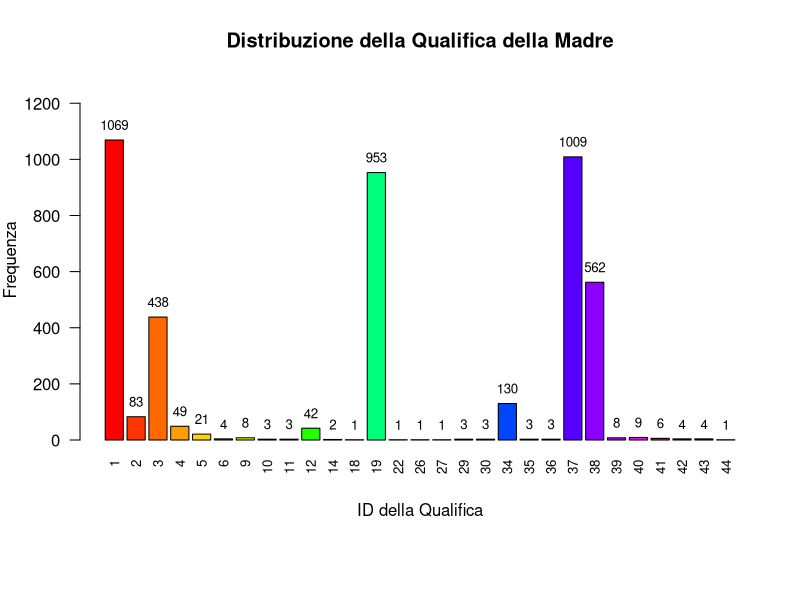
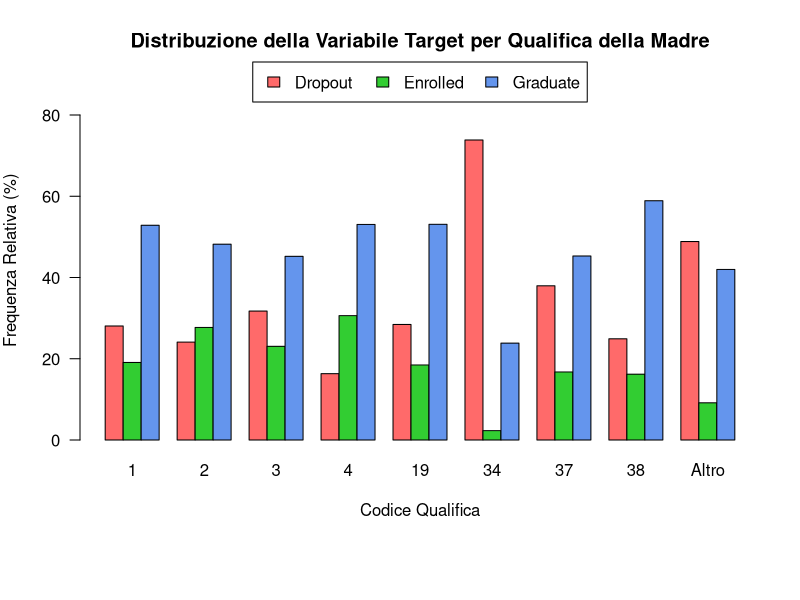
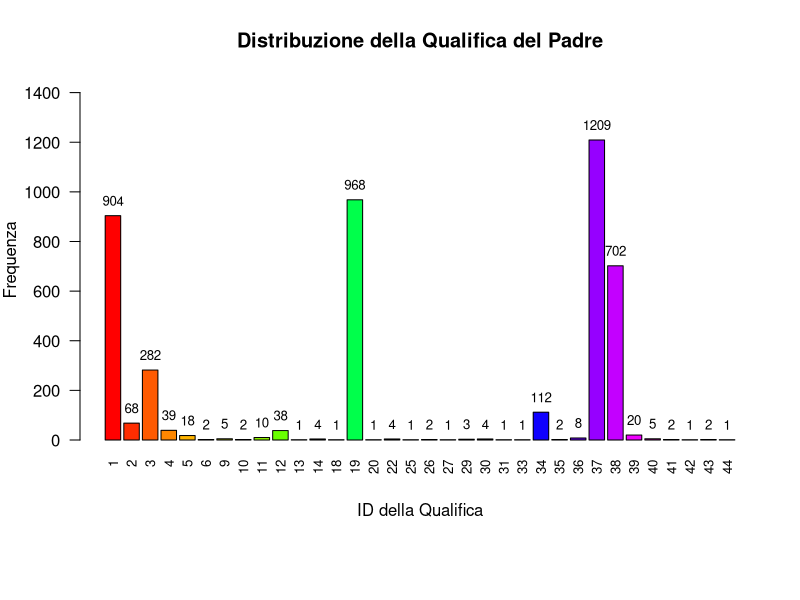
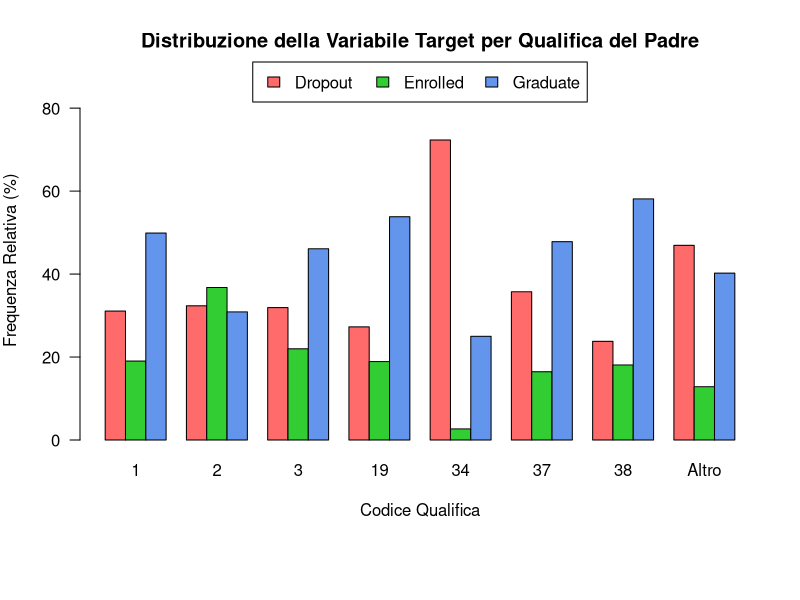
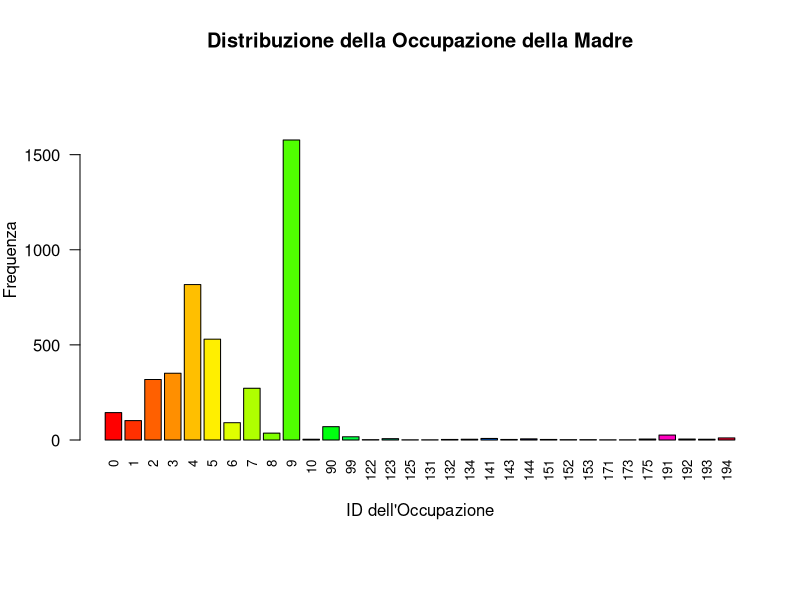
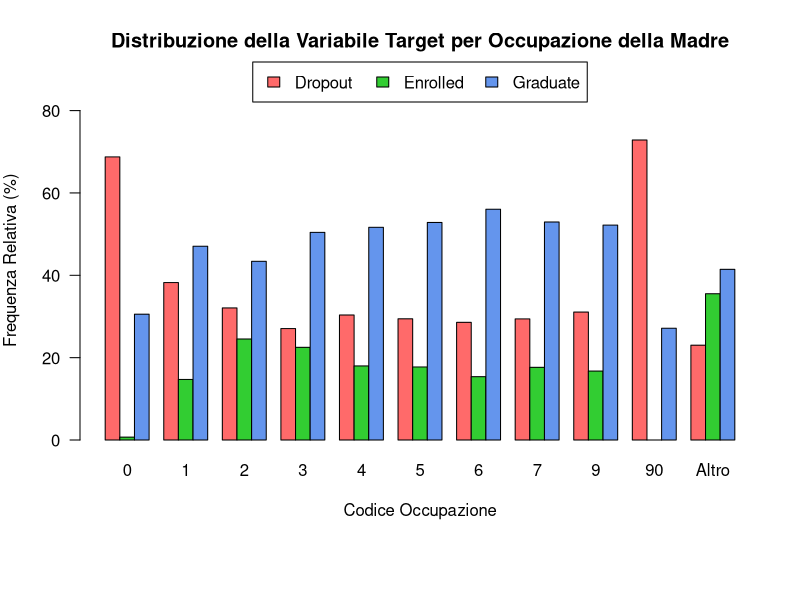
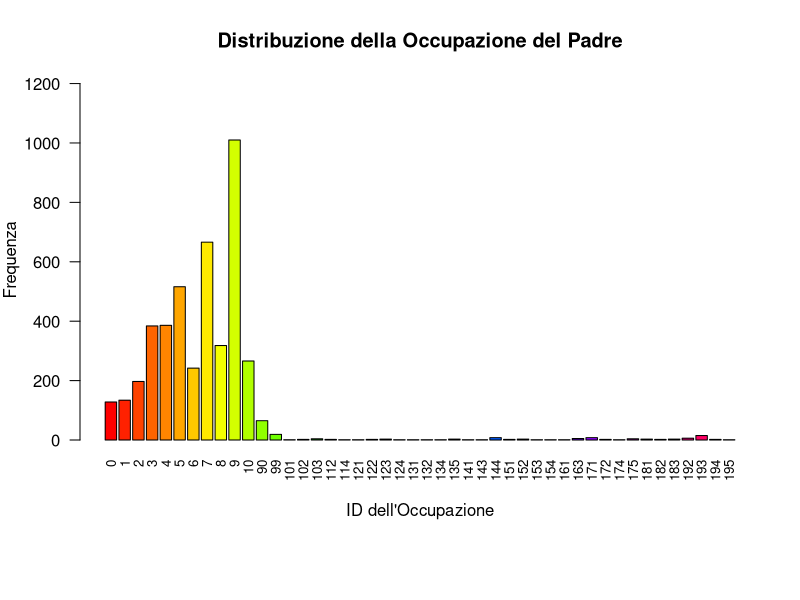
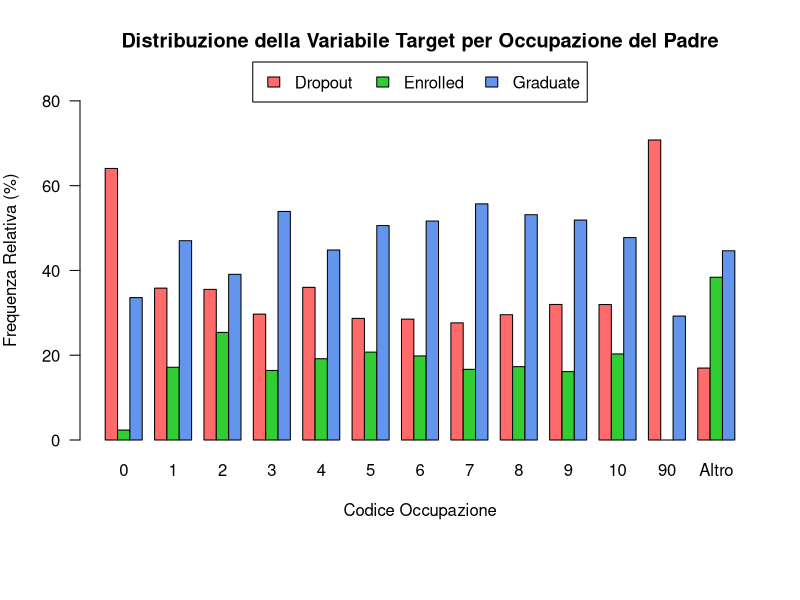

These figures' R source, in order:
## ---- chunk 1
# Caricamento Librerie
library(ggplot2)
library(dplyr)
library(here)

# Funzione per Calcolare la Frequenza Assoluta e Massima
calculate_frequency <- function(data, column) {
  freq <- table(data[[column]])
  return(list(freq = freq, max_freq = max(freq)))
}

# Funzione per creare Barplot
create_barplot <- function(freq, max_freq, main_title, xlab="", ylab, col_palette = rainbow) {
  
  # Creazione Barplot
  bp <- barplot(freq, 
                main = main_title,
                xlab = xlab,
                ylab = ylab,
                ylim = c(0, max_freq * 1.3),
                col = col_palette(length(freq)),
                space = 1)
  
  # Aggiunta Labels Freuquenza
  text(x = bp, y = freq, labels = freq, pos = 3, cex = 0.8, col = "black")
}
## ---- chunk 2
if(file.exists(here("dataset/dataMod.csv"))){
  data <- read.csv(here("dataset/dataMod.csv"), sep = ",", header = TRUE, check.names = FALSE)
  
  # Visualizza le prime righe
  head(data)
  
} else{
  print("Il dataset non è stato trovato nella directory")
}

## ---- chunk 3
freq_mother_qual <- table(data$`Mothers_qualification`)
max_freq_mother_qual <- max(freq_mother_qual)
num_categories_mother_qual <- length(freq_mother_qual)

# Margini
par(mar = c(8, 4, 4, 2))

# Barplot Qualifica Madre
bp_mother_qual <- barplot(freq_mother_qual, main = "Distribuzione della Qualifica della Madre", 
                          xlab = "ID della Qualifica", 
                          ylab = "Frequenza",
                          ylim = c(0, max_freq_mother_qual * 1.2),
                          col = rainbow(num_categories_mother_qual),
                          names.arg = names(freq_mother_qual),
                          cex.names = 0.8, las = 2)

text(x = bp_mother_qual, y = freq_mother_qual, labels = freq_mother_qual, pos = 3, cex = 0.8, col = "black")

## ---- chunk 4
# Calcola la frequenza relativa
freq_table <- prop.table(table(data$Mothers_qualification)) * 100

# Sostituisci le categorie a bassa frequenza con "Altro"
low_freq_categories <- names(freq_table[freq_table < 1])

data$Mothers_qualification_grouped <- ifelse(data$Mothers_qualification %in% low_freq_categories, 
                                        "Altro", 
                                        as.character(data$Mothers_qualification))

# Ordinamento Categorie
numeric_categories <- sort(as.numeric(setdiff(unique(data$Mothers_qualification_grouped), "Altro")))
data$Mothers_qualification_grouped <- factor(data$Mothers_qualification_grouped, 
                                        levels = c(as.character(numeric_categories), "Altro"))

# Tabella di contingenza
target_MotherQual_table <- table(data$Target, data$Mothers_qualification_grouped)


target_MotherQual_relative <- prop.table(target_MotherQual_table, margin = 2) * 100
max_percent <- max(target_MotherQual_relative)

# Barplot ApplicationMode/Target
bp_relative <- barplot(target_MotherQual_relative, 
                       beside = TRUE, 
                       main = "Distribuzione della Variabile Target per Qualifica della Madre",
                       xlab = "Codice Qualifica", 
                       ylab = "Frequenza Relativa (%)", 
                       col = c("#FF6A6A", "#32CD32", "#6495ED"), 
                       ylim = c(0, max_percent * 1.2),
                       las = 1)

# Aggiungi la legenda
legend("top", inset = c(0, -0.05), 
       legend = rownames(target_MotherQual_relative), 
       fill = c("#FF6A6A", "#32CD32", "#6495ED"), 
       xpd = TRUE, horiz = TRUE)


## ---- chunk 5
# Calcola la frequenza per ciascun ID di Father's Qualification
freq_father_qual <- table(data$`Fathers_qualification`)
max_freq_father_qual <- max(freq_father_qual)
num_categories_father_qual <- length(freq_father_qual)

# Imposta i margini per lasciare più spazio alle etichette in basso
par(mar = c(8, 4, 4, 2))

# Crea il grafico a barre per Father's Qualification usando gli ID come etichette
bp_father_qual <- barplot(freq_father_qual, main = "Distribuzione della Qualifica del Padre", 
                          xlab = "ID della Qualifica", 
                          ylab = "Frequenza",
                          ylim = c(0, max_freq_father_qual * 1.2),
                          col = rainbow(num_categories_father_qual),
                          names.arg = names(freq_father_qual),  # Usa gli ID come etichette
                          cex.names = 0.8, las = 2)  # Ruota e riduce le dimensioni delle etichette

# Aggiungi le frequenze assolute sopra ogni barra
text(x = bp_father_qual, y = freq_father_qual, labels = freq_father_qual, pos = 3, cex = 0.8, col = "black")

## ---- chunk 6
# Calcola la frequenza relativa
freq_table <- prop.table(table(data$Fathers_qualification)) * 100

# Sostituisci le categorie a bassa frequenza con "Altro"
low_freq_categories <- names(freq_table[freq_table < 1])

data$Father_qualification_grouped <- ifelse(data$Fathers_qualification %in% low_freq_categories, 
                                        "Altro", 
                                        as.character(data$Fathers_qualification))

# Ordinamento Categorie
numeric_categories <- sort(as.numeric(setdiff(unique(data$Father_qualification_grouped), "Altro")))
data$Father_qualification_grouped <- factor(data$Father_qualification_grouped, 
                                        levels = c(as.character(numeric_categories), "Altro"))

# Tabella di contingenza
target_FatherQual_table <- table(data$Target, data$Father_qualification_grouped)


target_FatherQual_relative <- prop.table(target_FatherQual_table, margin = 2) * 100
max_percent <- max(target_FatherQual_relative)

# Barplot ApplicationMode/Target
bp_relative <- barplot(target_FatherQual_relative, 
                       beside = TRUE, 
                       main = "Distribuzione della Variabile Target per Qualifica del Padre",
                       xlab = "Codice Qualifica", 
                       ylab = "Frequenza Relativa (%)", 
                       col = c("#FF6A6A", "#32CD32", "#6495ED"), 
                       ylim = c(0, max_percent * 1.2),
                       las = 1)

# Aggiungi la legenda
legend("top", inset = c(0, -0.05), 
       legend = rownames(target_FatherQual_relative), 
       fill = c("#FF6A6A", "#32CD32", "#6495ED"), 
       xpd = TRUE, horiz = TRUE)


## ---- chunk 7
# Crea la tabella di frequenza per Mother's Occupation
freq_mother_occ <- table(data$`Mothers_occupation`)
max_freq_mother_occ <- max(freq_mother_occ)
num_categories_mother_occ <- length(freq_mother_occ)

# Imposta i margini per lasciare più spazio alle etichette in basso
par(mar = c(8, 4, 4, 2))

# Crea il grafico a barre per Mother's Occupation usando gli ID come etichette
bp_mother_occ <- barplot(freq_mother_occ, main = "Distribuzione della Occupazione della Madre", 
                         xlab = "ID dell'Occupazione", 
                         ylab = "Frequenza",
                         ylim = c(0, max_freq_mother_occ * 1.2),
                         col = rainbow(num_categories_mother_occ),
                         names.arg = names(freq_mother_occ),  # Usa gli ID come etichette
                         cex.names = 0.8, las = 2)  # Ruota e riduce le dimensioni delle etichette

## ---- chunk 8
# Calcola la frequenza relativa
freq_table <- prop.table(table(data$Mothers_occupation)) * 100

# Sostituisci le categorie a bassa frequenza con "Altro"
low_freq_categories <- names(freq_table[freq_table < 1])

data$Mothers_occupation_grouped <- ifelse(data$Mothers_occupation %in% low_freq_categories, 
                                        "Altro", 
                                        as.character(data$Mothers_occupation))

# Ordinamento Categorie
numeric_categories <- sort(as.numeric(setdiff(unique(data$Mothers_occupation_grouped), "Altro")))
data$Mothers_occupation_grouped <- factor(data$Mothers_occupation_grouped, 
                                        levels = c(as.character(numeric_categories), "Altro"))

# Tabella di contingenza
target_MothersOccupation_table <- table(data$Target, data$Mothers_occupation_grouped)


target_MothersOccupation_relative <- prop.table(target_MothersOccupation_table, margin = 2) * 100
max_percent <- max(target_MothersOccupation_relative)

# Barplot ApplicationMode/Target
bp_relative <- barplot(target_MothersOccupation_relative, 
                       beside = TRUE, 
                       main = "Distribuzione della Variabile Target per Occupazione della Madre",
                       xlab = "Codice Occupazione", 
                       ylab = "Frequenza Relativa (%)", 
                       col = c("#FF6A6A", "#32CD32", "#6495ED"), 
                       ylim = c(0, max_percent * 1.2),
                       las = 1)

# Aggiungi la legenda
legend("top", inset = c(0, -0.05), 
       legend = rownames(target_MothersOccupation_relative), 
       fill = c("#FF6A6A", "#32CD32", "#6495ED"), 
       xpd = TRUE, horiz = TRUE)


## ---- chunk 9
# Crea la tabella di frequenza per Father's Occupation
freq_father_occ <- table(data$`Fathers_occupation`)
max_freq_father_occ <- max(freq_father_occ)
num_categories_father_occ <- length(freq_father_occ)

# Imposta i margini per lasciare più spazio alle etichette in basso
par(mar = c(8, 4, 4, 2))

# Crea il grafico a barre per Father's Occupation usando gli ID come etichette
bp_father_occ <- barplot(freq_father_occ, main = "Distribuzione della Occupazione del Padre", 
                         xlab = "ID dell'Occupazione", 
                         ylab = "Frequenza",
                         ylim = c(0, max_freq_father_occ * 1.2),
                         col = rainbow(num_categories_father_occ),
                         names.arg = names(freq_father_occ),  # Usa gli ID come etichette
                         cex.names = 0.8, las = 2)  # Ruota e riduce le dimensioni delle etichette

## ---- chunk 10
# Calcola la frequenza relativa
freq_table <- prop.table(table(data$Fathers_occupation)) * 100

# Sostituisci le categorie a bassa frequenza con "Altro"
low_freq_categories <- names(freq_table[freq_table < 1])

data$Fathers_occupation_grouped <- ifelse(data$Fathers_occupation %in% low_freq_categories, 
                                        "Altro", 
                                        as.character(data$Fathers_occupation))

# Ordinamento Categorie
numeric_categories <- sort(as.numeric(setdiff(unique(data$Fathers_occupation_grouped), "Altro")))
data$Fathers_occupation_grouped <- factor(data$Fathers_occupation_grouped, 
                                        levels = c(as.character(numeric_categories), "Altro"))

# Tabella di contingenza
target_FathersOccupation_table <- table(data$Target, data$Fathers_occupation_grouped)


target_FathersOccupation_relative <- prop.table(target_FathersOccupation_table, margin = 2) * 100
max_percent <- max(target_FathersOccupation_relative)

# Barplot ApplicationMode/Target
bp_relative <- barplot(target_FathersOccupation_relative, 
                       beside = TRUE, 
                       main = "Distribuzione della Variabile Target per Occupazione del Padre",
                       xlab = "Codice Occupazione", 
                       ylab = "Frequenza Relativa (%)", 
                       col = c("#FF6A6A", "#32CD32", "#6495ED"), 
                       ylim = c(0, max_percent * 1.2),
                       las = 1)

# Aggiungi la legenda
legend("top", inset = c(0, -0.05), 
       legend = rownames(target_FathersOccupation_relative), 
       fill = c("#FF6A6A", "#32CD32", "#6495ED"), 
       xpd = TRUE, horiz = TRUE)


## ---- chunk 11
# Label
data$`Scholarship_holder` <- factor(data$`Scholarship_holder`, levels = c(0, 1), labels = c("Non Borsisti", "Borsisti"))

#Barplot Studenti Borsisti
freq_data <- calculate_frequency(data, "Scholarship_holder")
app_mode_bp <- create_barplot(freq_data$freq,
                              freq_data$max_freq,
                              main_title = "Distribuzione Studenti Borsisti",
                              ylab = "Frequenza Assoluta"
)
## ---- chunk 12
# Tabella di contingenza
target_Scholarship_holder_table <- table(data$Target, data$`Scholarship_holder`)

# Calcola la frequenza relativa in percentuale
target_Scholarship_holder_relative <- prop.table(target_Scholarship_holder_table, margin = 2) * 100
max_percent <- max(target_Scholarship_holder_relative)

# Crea il barplot con barre affiancate per ciascun gruppo
bp_relative <- barplot(target_Scholarship_holder_relative, 
                       beside = TRUE, 
                       main = "Distribuzione della Variabile Target per Studenti Borsisti",
                       ylab = "Frequenza Relativa (%)", 
                       col = c("#FF6A6A", "#32CD32", "#6495ED"),
                       ylim = c(0, max_percent * 1.2))

# Aggiungi la legenda 
legend("top", inset = c(0, 0), 
       legend = c("Dropout", "Enrolled", "Graduate"), 
       fill = c("#FF6A6A", "#32CD32", "#6495ED"), 
       xpd = TRUE, horiz = TRUE)

# Aggiungi i valori percentuali 
for (i in seq_len(ncol(target_Scholarship_holder_relative))) {
  text(x = bp_relative[, i], 
       y = target_Scholarship_holder_relative[, i], 
       labels = paste0(round(target_Scholarship_holder_relative[, i], 1), "%"), 
       pos = 3, cex = 0.8, col = "black")
}

## ---- chunk 13
# Tabella di contingenza
target_Scholarship_holder_table <- table(data$Target, data$`Scholarship_holder`)

# Calcola la frequenza relativa in percentuale
target_Scholarship_holder_relative <- prop.table(target_Scholarship_holder_table, margin = 2) * 100
max_percent <- max(target_Scholarship_holder_relative)

# Crea il barplot con barre affiancate per ciascun gruppo
bp_relative <- barplot(target_Scholarship_holder_relative, 
                       beside = TRUE, 
                       main = "Distribuzione della Variabile Target per Studenti Borsisti",
                       ylab = "Frequenza Relativa (%)", 
                       col = c("#FF6A6A", "#32CD32", "#6495ED"),
                       ylim = c(0, max_percent * 1.2))

# Aggiungi la legenda 
legend("top", inset = c(0, 0), 
       legend = c("Dropout", "Enrolled", "Graduate"), 
       fill = c("#FF6A6A", "#32CD32", "#6495ED"), 
       xpd = TRUE, horiz = TRUE)

# Aggiungi i valori percentuali 
for (i in seq_len(ncol(target_Scholarship_holder_relative))) {
  text(x = bp_relative[, i], 
       y = target_Scholarship_holder_relative[, i], 
       labels = paste0(round(target_Scholarship_holder_relative[, i], 1), "%"), 
       pos = 3, cex = 0.8, col = "black")
}
## ---- chunk 14
# Label
data$`Debtor` <- factor(data$`Debtor`, levels = c(0, 1), labels = c("Non Debitore", "Debitore"))

#Barplot Studenti Debitori
freq_data <- calculate_frequency(data, "Debtor")
app_mode_bp <- create_barplot(freq_data$freq,
                              freq_data$max_freq,
                              main_title = "Distribuzione Studenti Debitori",
                              ylab = "Frequenza Assoluta"
)

## ---- chunk 15
# Tabella di contingenza
target_Debtor_table <- table(data$Target, data$`Debtor`)

# Calcola la frequenza relativa in percentuale
target_Debtor_relative <- prop.table(target_Debtor_table, margin = 2) * 100
max_percent <- max(target_Debtor_relative)

# Crea il barplot con barre affiancate per ciascun gruppo
bp_relative <- barplot(target_Debtor_relative, 
                       beside = TRUE, 
                       main = "Distribuzione della Variabile Target per Studenti Debitori",
                       ylab = "Frequenza Relativa (%)", 
                       col = c("#FF6A6A", "#32CD32", "#6495ED"),
                       ylim = c(0, max_percent * 1.2))

# Aggiungi la legenda 
legend("top", inset = c(0, -0.1), 
       legend = c("Dropout", "Enrolled", "Graduate"), 
       fill = c("#FF6A6A", "#32CD32", "#6495ED"), 
       xpd = TRUE, horiz = TRUE)

# Aggiungi i valori percentuali 
for (i in seq_len(ncol(target_Debtor_relative))) {
  text(x = bp_relative[, i], 
       y = target_Debtor_relative[, i], 
       labels = paste0(round(target_Debtor_relative[, i], 1), "%"), 
       pos = 3, cex = 0.8, col = "black")
}
## ---- chunk 16
# Label
data$`Tuition_fees_up_to_date` <- factor(data$`Tuition_fees_up_to_date`, 
                                         levels = c(1, 0), 
                                         labels = c("Tasse in regola", "Tasse non in regola"))


#Barplot Tasse In Regola
freq_data <- calculate_frequency(data, "Tuition_fees_up_to_date")
app_mode_bp <- create_barplot(freq_data$freq,
                              freq_data$max_freq,
                              main_title = "Distribuzione degli Studenti con Tasse in Regola",
                              ylab = "Frequenza Assoluta"
)

## ---- chunk 17
# Tabella di contingenza
target_fees_table <- table(data$Target, data$`Tuition_fees_up_to_date`)

# Calcola la frequenza relativa in percentuale
target_fees_relative <- prop.table(target_fees_table, margin = 2) * 100
max_percent <- max(target_fees_relative)

# Crea il barplot con barre affiancate per ciascun gruppo
bp_relative <- barplot(target_fees_relative, 
                       beside = TRUE, 
                       main = "Distribuzione della Variabile Target rispetto alle Tasse in Regola",
                       ylab = "Frequenza Relativa (%)", 
                       col = c("#FF6A6A", "#32CD32", "#6495ED"),
                       ylim = c(0, max_percent * 1.2))

# Aggiungi la legenda 
legend("top", inset = c(0, -0.1), 
       legend = c("Dropout", "Enrolled", "Graduate"), 
       fill = c("#FF6A6A", "#32CD32", "#6495ED"), 
       xpd = TRUE, horiz = TRUE)

# Aggiungi i valori percentuali 
for (i in seq_len(ncol(target_fees_relative))) {
  text(x = bp_relative[, i], 
       y = target_fees_relative[, i], 
       labels = paste0(round(target_fees_relative[, i], 1), "%"), 
       pos = 3, cex = 0.8, col = "black")
}
## ---- chunk 18
# Calcola gli indici di sintesi per "Unemployment_rate"
summary_stats_unemployment <- list(
  Media = mean(data$Unemployment_rate, na.rm = TRUE),
  Mediana = median(data$Unemployment_rate, na.rm = TRUE),
  Moda = as.numeric(names(sort(table(data$Unemployment_rate), decreasing = TRUE)[1])),
  Varianza = var(data$Unemployment_rate, na.rm = TRUE),
  Deviazione_Standard = sd(data$Unemployment_rate, na.rm = TRUE),
  Coefficiente_Variabilità = sd(data$Unemployment_rate, na.rm = TRUE) / mean(data$Unemployment_rate, na.rm = TRUE) * 100,
  Quantile_1 = quantile(data$Unemployment_rate, 0.25, na.rm = TRUE),
  Quantile_3 = quantile(data$Unemployment_rate, 0.75, na.rm = TRUE),
  Minimo = min(data$Unemployment_rate, na.rm = TRUE),
  Massimo = max(data$Unemployment_rate, na.rm = TRUE),
  Range = max(data$Unemployment_rate, na.rm = TRUE) - min(data$Unemployment_rate, na.rm = TRUE),
  IQR = IQR(data$Unemployment_rate, na.rm = TRUE)
)

summary_stats_unemployment

## ---- chunk 19
# Crea l'istogramma della distribuzione
ggplot(data, aes(x = Unemployment_rate)) +
  geom_histogram(binwidth = 0.8, color = "black", fill = "lightblue") +
  labs(title = "Distribuzione del Tasso di Disoccupazione",
       x = "Tasso di Disoccupazione (%)",
       y = "Frequenza") +
  theme_minimal() +
  theme(plot.title = element_text(hjust = 0.5))

## ---- chunk 20
# Crea il boxplot di "Unemployment_Rate"
ggplot(data, aes(x = Unemployment_rate, y = "")) +
  geom_boxplot(fill = "lightblue", color = "darkblue", width = 0.3) +
  labs(title = "Boxplot Tasso di Disoccupazione",
       x = "Tasso di Disoccupazione") +
  theme_minimal() +
  stat_boxplot(geom = "errorbar",
               width = 0.15) +
  theme(axis.title.y = element_blank(),
        axis.text.y = element_blank(),
        axis.ticks.y = element_blank(),
        plot.title = element_text(hjust = 0.5))

## ---- chunk 21
# BoxPlot Tasso di Disoccupazione suddivisi per Target
ggplot(data, aes(x = Target, y = Unemployment_rate, fill = Target)) +
  geom_boxplot(notch = TRUE,
               outlier.color = "darkblue",
               outlier.shape = 1,
               width = 0.6) +
  stat_boxplot(geom = "errorbar",
               width = 0.2,
               color = "black") +
  labs(title = "Tasso di Disoccupazione per Categorie Target",
       x = "Target",
       y = "Tasso di Disoccupazione") +
  theme_minimal() +
  theme(plot.title = element_text(hjust = 0.5),
        legend.position = "none")

## ---- chunk 22
sort(unique(data$Unemployment_rate))
## ---- chunk 23
# Calcola gli indici di sintesi per "Inflation_rate"
summary_stats_inflation <- list(
  Media = mean(data$Inflation_rate, na.rm = TRUE),
  Mediana = median(data$Inflation_rate, na.rm = TRUE),
  Moda = as.numeric(names(sort(table(data$Inflation_rate), decreasing = TRUE)[1])),
  Varianza = var(data$Inflation_rate, na.rm = TRUE),
  Deviazione_Standard = sd(data$Inflation_rate, na.rm = TRUE),
  Coefficiente_Variabilità = sd(data$Inflation_rate, na.rm = TRUE) / mean(data$Inflation_rate, na.rm = TRUE) * 100,
  Quantile_1 = quantile(data$Inflation_rate, 0.25, na.rm = TRUE),
  Quantile_3 = quantile(data$Inflation_rate, 0.75, na.rm = TRUE),
  Minimo = min(data$Inflation_rate, na.rm = TRUE),
  Massimo = max(data$Inflation_rate, na.rm = TRUE),
  Range = max(data$Inflation_rate, na.rm = TRUE) - min(data$Inflation_rate, na.rm = TRUE),
  IQR = IQR(data$Inflation_rate, na.rm = TRUE)
)

summary_stats_inflation

## ---- chunk 24
# Crea l'istogramma della distribuzione
ggplot(data, aes(x = Inflation_rate)) +
  geom_histogram(binwidth = 0.5, color = "black", fill = "lightblue") +
  labs(title = "Distribuzione del Tasso di Inflazione",
       x = "Tasso di Inflazione (%)",
       y = "Frequenza") +
  theme_minimal() +
  theme(plot.title = element_text(hjust = 0.5))

## ---- chunk 25
# Crea il boxplot di "Inflation_rate"
ggplot(data, aes(x = Inflation_rate, y = "")) +
  geom_boxplot(fill = "lightblue", color = "darkblue", width = 0.3) +
  labs(title = "Boxplot Tasso di Inflazione",
       x = "Tasso di Inflazione") +
  theme_minimal() +
  stat_boxplot(geom = "errorbar",
               width = 0.15) +
  theme(axis.title.y = element_blank(),
        axis.text.y = element_blank(),
        axis.ticks.y = element_blank(),
        plot.title = element_text(hjust = 0.5))

## ---- chunk 26
# BoxPlot Tasso di Inflazione suddivisi per Target
ggplot(data, aes(x = Target, y = Inflation_rate, fill = Target)) +
  geom_boxplot(notch = TRUE,
               outlier.color = "darkblue",
               outlier.shape = 1,
               width = 0.6) +
  stat_boxplot(geom = "errorbar",
               width = 0.2,
               color = "black") +
  labs(title = "Tasso di Inflazione per Categorie Target",
       x = "Target",
       y = "Tasso di Inflazione") +
  theme_minimal() +
  theme(plot.title = element_text(hjust = 0.5),
        legend.position = "none")

## ---- chunk 27
sort(unique(data$Inflation_rate))
## ---- chunk 28
# Calcola gli indici di sintesi per "GDP"
summary_stats_gdp <- list(
  Media = mean(data$GDP, na.rm = TRUE),
  Mediana = median(data$GDP, na.rm = TRUE),
  Moda = as.numeric(names(sort(table(data$GDP), decreasing = TRUE)[1])),
  Varianza = var(data$GDP, na.rm = TRUE),
  Deviazione_Standard = sd(data$GDP, na.rm = TRUE),
  Coefficiente_Variabilità = sd(data$GDP, na.rm = TRUE) / mean(data$GDP, na.rm = TRUE) * 100,
  Quantile_1 = quantile(data$GDP, 0.25, na.rm = TRUE),
  Quantile_3 = quantile(data$GDP, 0.75, na.rm = TRUE),
  Minimo = min(data$GDP, na.rm = TRUE),
  Massimo = max(data$GDP, na.rm = TRUE),
  Range = max(data$GDP, na.rm = TRUE) - min(data$GDP, na.rm = TRUE),
  IQR = IQR(data$GDP, na.rm = TRUE)
)

summary_stats_gdp

## ---- chunk 29
# Crea l'istogramma della distribuzione
ggplot(data, aes(x = GDP)) +
  geom_histogram(binwidth = 0.5, color = "black", fill = "lightblue") +
  labs(title = "Distribuzione del PIL",
       x = "PIL (Prodotto Interno Lordo)",
       y = "Frequenza") +
  theme_minimal() +
  theme(plot.title = element_text(hjust = 0.5))

## ---- chunk 30
# Crea il boxplot di "GDP"
ggplot(data, aes(x = GDP, y = "")) +
  geom_boxplot(fill = "lightblue", color = "darkblue", width = 0.3) +
  labs(title = "Boxplot del PIL",
       x = "PIL (Prodotto Interno Lordo)") +
  theme_minimal() +
  stat_boxplot(geom = "errorbar",
               width = 0.15) +
  theme(axis.title.y = element_blank(),
        axis.text.y = element_blank(),
        axis.ticks.y = element_blank(),
        plot.title = element_text(hjust = 0.5))

## ---- chunk 31
# BoxPlot PIL suddivisi per Target
ggplot(data, aes(x = Target, y = GDP, fill = Target)) +
  geom_boxplot(notch = TRUE,
               outlier.color = "darkblue",
               outlier.shape = 1,
               width = 0.6) +
  stat_boxplot(geom = "errorbar",
               width = 0.2,
               color = "black") +
  labs(title = "PIL per Categorie Target",
       x = "Target",
       y = "PIL") +
  theme_minimal() +
  theme(plot.title = element_text(hjust = 0.5),
        legend.position = "none")

## ---- chunk 32
sort(unique(data$GDP))
